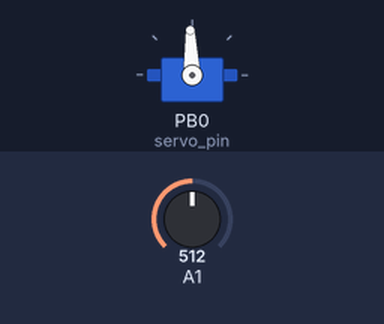
The sketch below on a simulated ATtiny85, built with avr-gcc and run on an emulated ATtiny85. Parts: servo. The inputs (shaded band) are chosen by the test bench; at power-on: A1 = 512.

Above: at 5.2 s.
5.3 s: A1 set to 716
At 6.0 s:
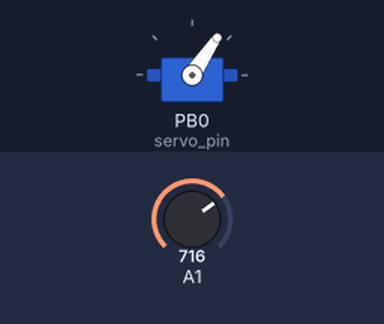
6.8 s: A1 set to 900
At 7.4 s:
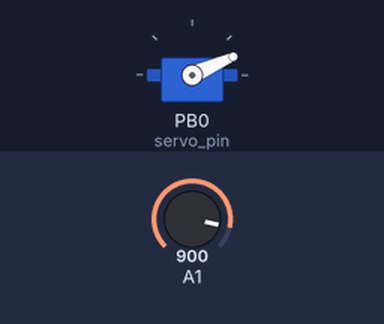
8.3 s: A1 set to 306
At 9.5 s:
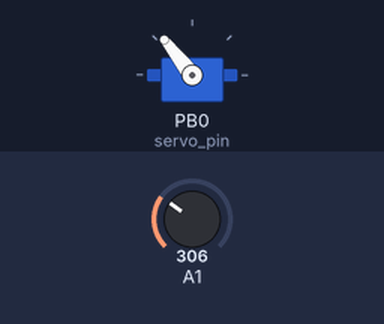
9.8 s: A1 set to 511
At 10.9 s:
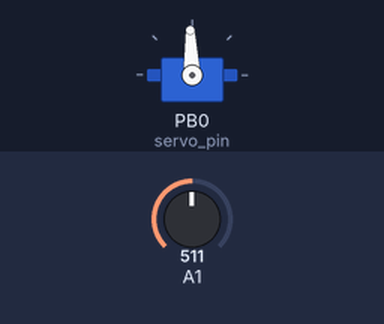
11.3 s: A1 set to 10
At 11.7 s:
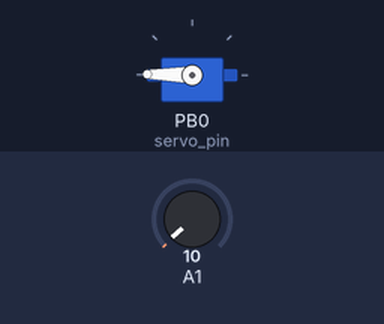
Timing chart, 0 to 13.8 s (numbered marks = the images above; inputs shaded):
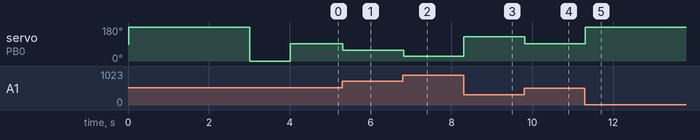

The sketch:

peidometro-trinket.ino
```cpp
// (licence header left out)
#include <Adafruit_SoftServo.h>
Adafruit_SoftServo meter;

#define servo_pin 0  // #0
#define sensor_pin 1 // #2

int no_fart = 10;     // value of sensor when there is no fart, you need to calibrate it

void setup() {
  OCR0A = 0xAF;            // any number is OK
  TIMSK |= _BV(OCIE0A);    // Turn on the compare interrupt (below!)

  // Go to MAX and MIN
  meter.attach(servo_pin);
  delay(15);
  meter.write(179);
  delay(3000);
  meter.write(0);
  delay(1000);
}

void loop() {
  int fart = analogRead(sensor_pin);
  int val = fart - no_fart;
  if (val <= 0){
    val = 0;
  }
  int fart_map = map(val, 0, 1023, 179, 0);
  meter.write(fart_map);
  delay(15);
}

volatile uint8_t counter = 0;
SIGNAL(TIMER0_COMPA_vect) {
  counter += 2;
  if (counter >= 20) {
    counter = 0;
    meter.refresh();
  }
}
```

Measured:
- after the input at 5.3 s, servo on PB0 (servo_pin): 92° → 56° at once
- after the input at 6.8 s, servo on PB0 (servo_pin): 56° → 24° at once
- after the input at 8.3 s, servo on PB0 (servo_pin): 24° → 128° at once
- after the input at 9.8 s, servo on PB0 (servo_pin): 128° → 92° at once
- after the input at 11.3 s, servo on PB0 (servo_pin): 92° → 179° at once
